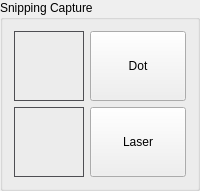
           <widget class="QGroupBox" name="groupBox_6">
            <property name="maximumSize">
             <size>
              <width>16777215</width>
              <height>185</height>
             </size>
            </property>
            <property name="title">
             <string>Snipping Capture</string>
            </property>
            <layout class="QVBoxLayout" name="verticalLayout_13">
             <item>
              <layout class="QHBoxLayout" name="horizontalLayout_28">
               <item>
                <widget class="QLabel" name="label_img_dot">
                 <property name="minimumSize">
                  <size>
                   <width>70</width>
                   <height>70</height>
                  </size>
                 </property>
                 <property name="maximumSize">
                  <size>
                   <width>70</width>
                   <height>70</height>
                  </size>
                 </property>
                 <property name="styleSheet">
                  <string notr="true">border: 1px solid rgb(78, 78, 83);</string>
                 </property>
                 <property name="text">
                  <string/>
                 </property>
                </widget>
               </item>
               <item>
                <widget class="QPushButton" name="btn_area_dot">
                 <property name="sizePolicy">
                  <sizepolicy hsizetype="Expanding" vsizetype="Fixed">
                   <horstretch>0</horstretch>
                   <verstretch>0</verstretch>
                  </sizepolicy>
                 </property>
                 <property name="minimumSize">
                  <size>
                   <width>0</width>
                   <height>70</height>
                  </size>
                 </property>
                 <property name="text">
                  <string>Dot</string>
                 </property>
                </widget>
               </item>
              </layout>
             </item>
             <item>
              <layout class="QHBoxLayout" name="horizontalLayout_29">
               <item>
                <widget class="QLabel" name="label_img_laser">
                 <property name="minimumSize">
                  <size>
                   <width>70</width>
                   <height>70</height>
                  </size>
                 </property>
                 <property name="maximumSize">
                  <size>
                   <width>70</width>
                   <height>70</height>
                  </size>
                 </property>
                 <property name="styleSheet">
                  <string notr="true">border: 1px solid rgb(78, 78, 83);</string>
                 </property>
                 <property name="text">
                  <string/>
                 </property>
                </widget>
               </item>
               <item>
                <widget class="QPushButton" name="btn_area_laser">
                 <property name="sizePolicy">
                  <sizepolicy hsizetype="Expanding" vsizetype="Fixed">
                   <horstretch>0</horstretch>
                   <verstretch>0</verstretch>
                  </sizepolicy>
                 </property>
                 <property name="minimumSize">
                  <size>
                   <width>0</width>
                   <height>70</height>
                  </size>
                 </property>
                 <property name="text">
                  <string>Laser</string>
                 </property>
                </widget>
               </item>
              </layout>
             </item>
            </layout>
           </widget>
